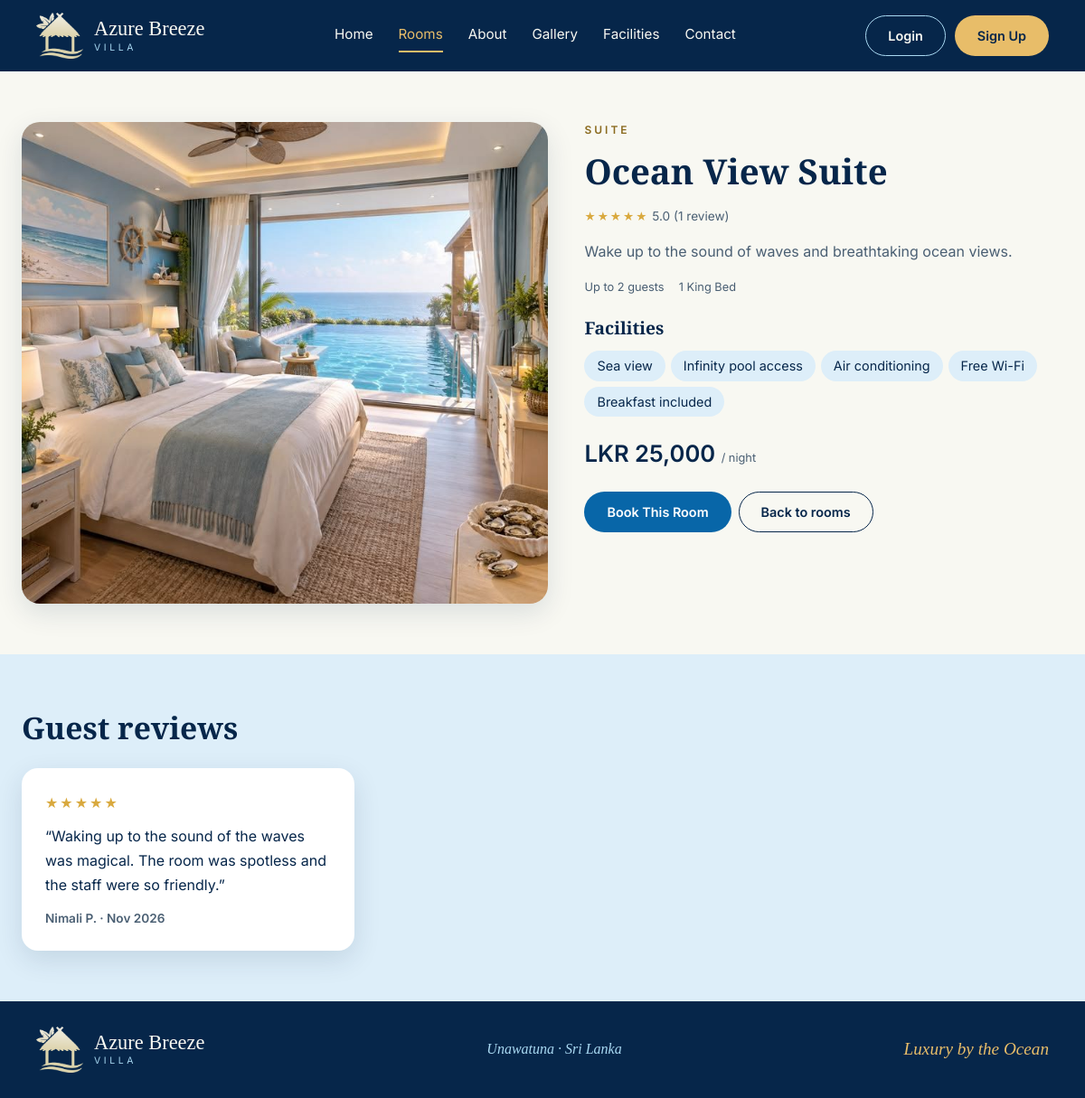
Screenshot of /room.php?room_id=1 with the database file from the repository.
### tables this page shows
CREATE TABLE rooms (
  room_id         INT UNSIGNED NOT NULL AUTO_INCREMENT,
  room_name       VARCHAR(100) NOT NULL,
  room_type       VARCHAR(50)  NOT NULL,            
  description     TEXT NOT NULL,
  facilities      VARCHAR(255) NOT NULL DEFAULT '',  
  price_per_night DECIMAL(10,2) NOT NULL,            
  max_guests      TINYINT UNSIGNED NOT NULL,
  bed_info        VARCHAR(50)  NOT NULL DEFAULT '',
  image           VARCHAR(255) NOT NULL DEFAULT '',  
  room_status     ENUM('active','inactive') NOT NULL DEFAULT 'active',
  PRIMARY KEY (room_id),
  CONSTRAINT chk_rooms_price  CHECK (price_per_night > 0),
  CONSTRAINT chk_rooms_guests CHECK (max_guests > 0)
);

CREATE TABLE reviews (
  review_id     INT UNSIGNED NOT NULL AUTO_INCREMENT,
  booking_id    INT UNSIGNED NOT NULL,                  
  user_id       INT UNSIGNED NOT NULL,
  room_id       INT UNSIGNED NOT NULL,
  rating        TINYINT UNSIGNED NOT NULL,              
  comment       VARCHAR(1000) NOT NULL,
  review_status ENUM('Visible','Hidden') NOT NULL DEFAULT 'Visible',
  created_at    TIMESTAMP NOT NULL DEFAULT CURRENT_TIMESTAMP,
  PRIMARY KEY (review_id),
  UNIQUE KEY uq_reviews_booking (booking_id),
  KEY idx_reviews_room (room_id),
  CONSTRAINT fk_reviews_booking FOREIGN KEY (booking_id) REFERENCES bookings (booking_id) ON DELETE CASCADE ON UPDATE CASCADE,
  CONSTRAINT fk_reviews_user    FOREIGN KEY (user_id)    REFERENCES users (user_id)       ON DELETE CASCADE ON UPDATE CASCADE,
  CONSTRAINT fk_reviews_room    FOREIGN KEY (room_id)    REFERENCES rooms (room_id)       ON DELETE CASCADE ON UPDATE CASCADE,
  CONSTRAINT chk_reviews_rating CHECK (rating BETWEEN 1 AND 5)
);

CREATE TABLE users (
  user_id        INT UNSIGNED NOT NULL AUTO_INCREMENT,
  name           VARCHAR(100) NOT NULL,
  email          VARCHAR(150) NOT NULL,
  contact_number VARCHAR(20)  NOT NULL,
  password       VARCHAR(255) NOT NULL,             
  role           ENUM('guest','admin') NOT NULL DEFAULT 'guest',
  created_at     TIMESTAMP NOT NULL DEFAULT CURRENT_TIMESTAMP,
  PRIMARY KEY (user_id),
  UNIQUE KEY uq_users_email (email)
);

### includes/auth.php (called while the page is built, shortened)
<?php
function e($value): string
{
    return htmlspecialchars((string)$value, ENT_QUOTES, 'UTF-8');
}
function money($amount): string
{
    return CURRENCY . ' ' . number_format((float)$amount, 0);
}

### room.php (the view, shortened to what this page needs)
<?php
require_once __DIR__ . '/config/db.php';
require_once __DIR__ . '/includes/functions.php';
$roomId = (int)($_GET['room_id'] ?? 0);
$stmt = $pdo->prepare("SELECT * FROM rooms WHERE room_id = ? AND room_status = 'active'");
$stmt->execute([$roomId]);
$room = $stmt->fetch();
$checkIn  = trim($_GET['check_in'] ?? '');
$checkOut = trim($_GET['check_out'] ?? '');
$guests   = max(1, (int)($_GET['guests'] ?? 1));
$stayInfo = null;
$roomReviews = latest_reviews($pdo, 10, $roomId);
$roomRating  = room_rating_stats($pdo)[$roomId] ?? null;
$bookQuery = $stayInfo ? '&check_in=' . urlencode($checkIn) . '&check_out=' . urlencode($checkOut) . '&guests=' . $guests : '';
include __DIR__ . '/includes/header.php';
?>
<section class="section">
  <div class="container room-detail">
    <div class="room-detail-photo"><img src="<?= BASE_URL ?>/assets/images/rooms/<?= e($room['image']) ?>" alt="<?= e($room['room_name']) ?>"></div>
    <div class="room-detail-info">
      <div class="eyebrow"><?= e(strtoupper($room['room_type'])) ?></div>
      <h1><?= e($room['room_name']) ?></h1>
      <div class="rating-line"><?php if ($roomRating): ?><?= stars_html($roomRating['avg']) ?> <?= number_format($roomRating['avg'], 1) ?> (<?= $roomRating['count'] ?> review<?= $roomRating['count'] === 1 ? '' : 's' ?>)<?php else: ?>No reviews yet<?php endif; ?></div>
      <p class="lead-text"><?= e($room['description']) ?></p>
      <div class="room-meta"><span>Up to <?= (int)$room['max_guests'] ?> guests</span><span><?= e($room['bed_info']) ?></span></div>
      <h3>Facilities</h3>
      <ul class="facility-list big">
        <?php foreach (facility_list($room['facilities']) as $f): ?><li><?= e($f) ?></li><?php endforeach; ?>
      </ul>
      <div class="price big"><?= money($room['price_per_night']) ?> <small>/ night</small></div>
      <div class="card-actions">
        <a class="btn btn-primary" href="<?= BASE_URL ?>/guest/book.php?room_id=<?= $roomId . $bookQuery ?>">Book This Room</a>
        <a class="btn btn-outline-dark" href="<?= BASE_URL ?>/rooms.php">Back to rooms</a>
      </div>
    </div>
  </div>
</section>
<?php if ($roomReviews): ?>
<section class="section band-soft">
  <div class="container">
    <h2 class="section-title">Guest reviews</h2>
    <div class="card-grid three">
      <?php foreach ($roomReviews as $rv): ?>
        <article class="review-card">
          <?= stars_html((float)$rv['rating']) ?>
          <p class="review-text">&ldquo;<?= e($rv['comment']) ?>&rdquo;</p>
          <div class="review-author"><?= e(display_name($rv['guest_name'])) ?> &middot; <?= e(date('M Y', strtotime($rv['created_at']))) ?></div>
        </article>
      <?php endforeach; ?>
    </div>
  </div>
</section>
<?php endif; ?>
<?php include __DIR__ . '/includes/footer.php'; ?>

### includes/functions.php (shortened to what this page needs)
<?php
function facility_list(string $text): array
{
    return array_values(array_filter(array_map('trim', explode(',', $text))));
}
function stars_html(float $rating): string
{
    $full = max(0, min(5, (int)round($rating)));
    return '<span class="stars" role="img" aria-label="' . e(number_format($rating, 1)) . ' out of 5">'
        . str_repeat('★', $full) . '<span class="off">' . str_repeat('★', 5 - $full) . '</span></span>';
}
function display_name(string $name): string
{
    $parts = preg_split('/\s+/', trim($name));
    $first = $parts[0] ?? '';
    $last  = count($parts) > 1 ? ' ' . mb_substr(end($parts), 0, 1) . '.' : '';
    return $first . $last;
}
function room_rating_stats(PDO $pdo): array
{
    $rows = $pdo->query("SELECT room_id, AVG(rating) AS avg_rating, COUNT(*) AS review_count
                         FROM reviews WHERE review_status = 'Visible' GROUP BY room_id")->fetchAll();
    $stats = [];
    foreach ($rows as $r) {
        $stats[(int)$r['room_id']] = ['avg' => (float)$r['avg_rating'], 'count' => (int)$r['review_count']];
    }
    return $stats;
}
function latest_reviews(PDO $pdo, int $limit, int $roomId = 0): array
{
    $sql = "SELECT rv.rating, rv.comment, rv.created_at, u.name AS guest_name, r.room_name
            FROM reviews rv
            JOIN users u ON u.user_id = rv.user_id
            JOIN rooms r ON r.room_id = rv.room_id
            WHERE rv.review_status = 'Visible'";
    $params = [];
    if ($roomId > 0) {
        $sql .= ' AND rv.room_id = ?';
        $params[] = $roomId;
    }
    $stmt = $pdo->prepare($sql . ' ORDER BY rv.created_at DESC, rv.review_id DESC LIMIT ' . (int)$limit);
    $stmt->execute($params);
    return $stmt->fetchAll();
}

### assets/css/style.css (style rules this page uses)
:root { --navy: #06264A; --navy-deep: #041C38; --ocean: #0866A8; --glass: #A9D9F2; --glass-soft: #DDEEF9; --cyan: #39AEE8; --ivory: #F8F8F2; --gold: #E8BD69; --gold-text: #8A6A1E; --sage: #668C78; --muted: #4A5F73; --radius: 16px; --shadow: 0 10px 30px rgba(6, 38, 74, .12); --font-head: 'Playfair Display', serif; --font-body: 'Inter', sans-serif; }
* { box-sizing: border-box; }
body { margin: 0; font-family: var(--font-body); background: var(--ivory); color: var(--navy); line-height: 1.5; }
img { max-width: 100%; display: block; }
a { color: inherit; text-decoration: none; }
h1, h2, h3 { font-family: var(--font-head); font-weight: 600; margin: 0; }
.container { max-width: 1200px; margin: 0 auto; padding: 0 24px; }
.section { padding: 56px 0; }
.section-title { font-size: 2.1rem; margin-bottom: 20px; }
.eyebrow { letter-spacing: .25em; font-size: .75rem; font-weight: 600; color: var(--gold-text); margin-bottom: 8px; }
.btn { display: inline-block; padding: 11px 24px; border-radius: 999px; font-weight: 600; font-size: .9rem; border: 1.5px solid transparent; cursor: pointer; font-family: inherit; text-align: center; }
.btn-primary { background: var(--ocean); color: #fff; }
.btn-outline-dark { border-color: var(--navy); color: var(--navy); }
.room-meta { display: flex; gap: 16px; font-size: .8rem; color: var(--muted); }
.price { font-size: 1.2rem; font-weight: 600; }
.price small { font-size: .8rem; font-weight: 400; color: var(--muted); }
.facility-list { list-style: none; padding: 0; margin: 10px 0 0; display: flex; flex-wrap: wrap; gap: 6px; }
.facility-list li { background: var(--glass-soft); color: var(--navy); font-size: .75rem; padding: 4px 10px; border-radius: 999px; }
.facility-list.big li { font-size: .9rem; padding: 6px 14px; }
.card-actions { display: flex; gap: 8px; flex-wrap: wrap; }
.room-detail { display: grid; grid-template-columns: 1.1fr 1fr; gap: 40px; align-items: start; }
.room-detail-photo { border-radius: 20px; overflow: hidden; box-shadow: var(--shadow); }
.room-detail-photo img { width: 100%; height: 100%; max-height: 560px; object-fit: cover; }
.room-detail h1 { font-size: 2.4rem; margin-bottom: 10px; }
.room-detail h3 { margin: 22px 0 8px; font-size: 1.2rem; }
.lead-text { color: var(--muted); line-height: 1.7; }
.price.big { font-size: 1.6rem; margin: 22px 0; }
.band-soft { background: var(--glass-soft); }
.card-grid { display: grid; gap: 24px; }
.card-grid.three { grid-template-columns: repeat(3, 1fr); }
.stars { color: #D9A93E; letter-spacing: 2px; white-space: nowrap; }
.rating-line { font-size: .85rem; color: var(--muted); margin: 6px 0 0; }
.review-card { background: #fff; border-radius: 18px; padding: 26px; box-shadow: var(--shadow); display: flex; flex-direction: column; }
.review-text { color: var(--navy); line-height: 1.7; margin: 12px 0; flex: 1; }
.review-author { font-size: .85rem; color: var(--muted); font-weight: 600; }

### rows the page displays
rooms: image (picture), room_type "SUITE", room_name "Ocean View Suite", description "Wake up to the sound of waves and breathtaking ocean views.", max_guests "2", bed_info "1 King Bed", facilities "Sea view", facilities "Infinity pool access", facilities "Air conditioning", facilities "Free Wi-Fi", facilities "Breakfast included", price_per_night "LKR 25,000"
reviews: comment "Waking up to the sound of the waves was magical. The room was spotless and the staff were so friendly.", user.name "Nimali P.", created_at "Nov 2026"

### other values shown
$label "Home"
$label "Rooms"
$label "About"
$label "Gallery"
$label "Facilities"
$label "Contact"
str_repeat('★', $full) "★★★★★"
$roomRating['avg'] "5.0"
$roomRating['count'] "1"
